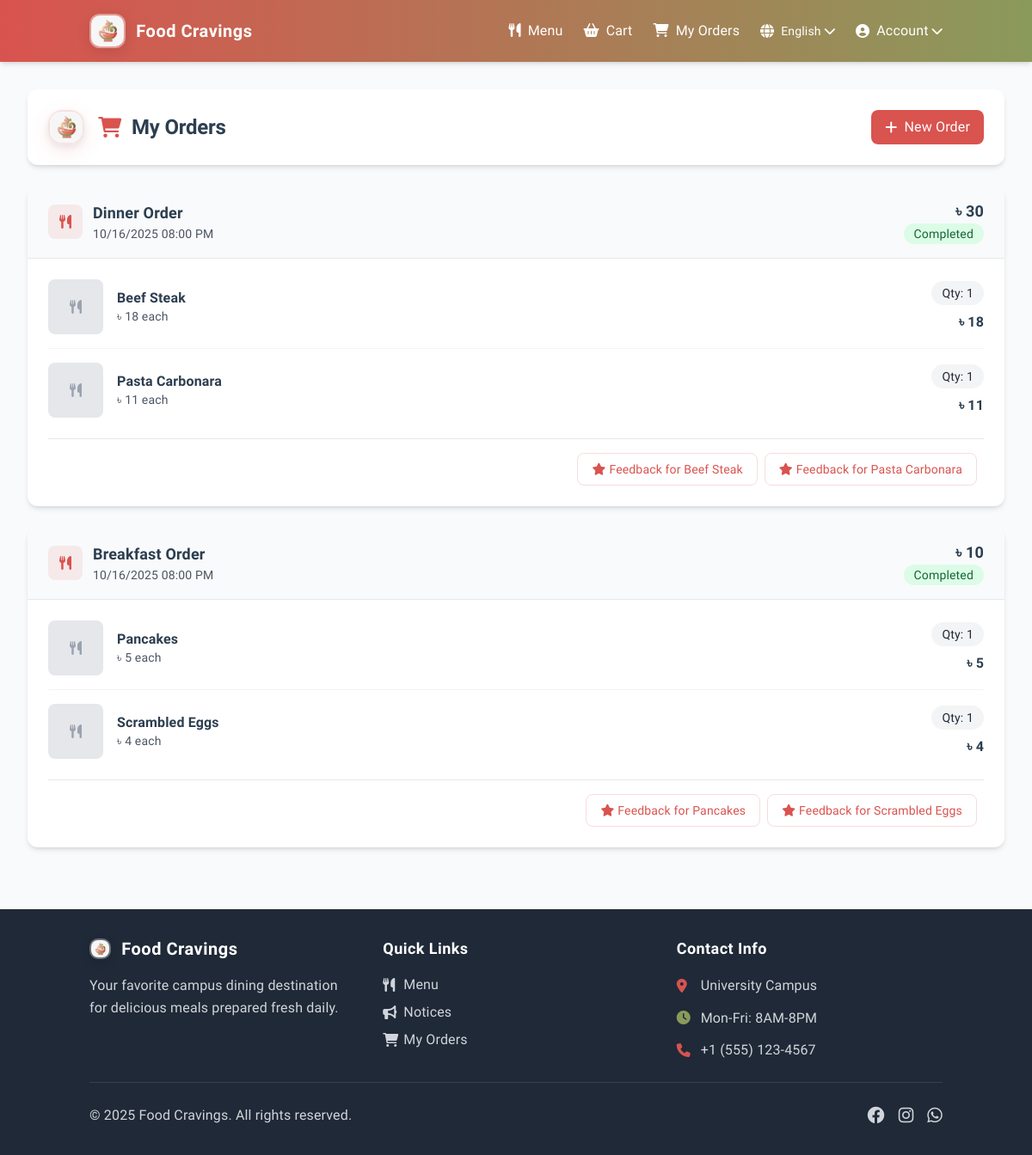
Screenshot of /orders (signed in) with the database file from the repository.
### app.py (models this page shows)
class Order(db.Model):
    id = db.Column(db.Integer, primary_key=True)
    user_id = db.Column(db.Integer, db.ForeignKey('user.id'), nullable=False)
    meal_shift = db.Column(db.String(20), nullable=False)  # breakfast, lunch, supper, dinner
    timestamp = db.Column(db.DateTime, default=datetime.utcnow)
    status = db.Column(db.String(20), default='pending')  # pending, completed, cancelled
    total_amount = db.Column(db.Float, nullable=False, default=0.0)
    order_items = db.relationship('OrderItem', backref='order', lazy=True, cascade='all, delete-orphan')

class OrderItem(db.Model):
    id = db.Column(db.Integer, primary_key=True)
    order_id = db.Column(db.Integer, db.ForeignKey('order.id'), nullable=False)
    item_id = db.Column(db.Integer, db.ForeignKey('menu_item.id'), nullable=False)
    quantity = db.Column(db.Integer, nullable=False)
    unit_price = db.Column(db.Float, nullable=False)  # Price at time of order
    item = db.relationship('MenuItem', backref='order_items', lazy=True)

class MenuItem(db.Model):
    id = db.Column(db.Integer, primary_key=True)
    name = db.Column(db.String(100), nullable=False)
    description = db.Column(db.Text)
    price = db.Column(db.Float, nullable=False)
    image_path = db.Column(db.String(200))
    shift = db.Column(db.String(20), nullable=False)  # breakfast, lunch, supper, dinner
    available = db.Column(db.Boolean, default=True)
    feedbacks = db.relationship('Feedback', backref='menu_item', lazy=True)

### app.py (the view)
@app.route('/orders')
@login_required
def view_orders():
    orders = Order.query.options(db.joinedload('order_items')).filter_by(user_id=session['user_id']).order_by(Order.timestamp.desc()).all()
    return render_template('orders.html', orders=orders)

### app.py (called while the page is built)
@babel.localeselector
def get_locale():
    if 'language' in session:
        return session['language']
    if request.args.get('lang'):
        session['language'] = request.args.get('lang')
        return session['language']
    return request.accept_languages.best_match(app.config['LANGUAGES'].keys()) or app.config['BABEL_DEFAULT_LOCALE']

@app.context_processor
def inject_conf_vars():
    return {
        'LANGUAGES': app.config['LANGUAGES'],
        'CURRENT_LANGUAGE': session.get('language', get_locale()),
        '_': gettext
    }

@app.context_processor
def inject_cart_count():
    if 'user_id' in session:
        cart_count = Cart.query.filter_by(user_id=session['user_id']).count()
        return {'cart_count': cart_count}
    return {'cart_count': 0}

def login_required(f):
    @wraps(f)
    def decorated_function(*args, **kwargs):
        if 'user_id' not in session:
            flash('Please login first.')
            return redirect(url_for('login'))
        return f(*args, **kwargs)
    return decorated_function

### templates/orders.html (shortened to what this page needs)
{% extends "base.html" %}
{% block content %}
<div class="space-y-6">
    <div class="bg-white rounded-xl shadow-md p-6">
        <div class="flex flex-col sm:flex-row sm:items-center sm:justify-between space-y-4 sm:space-y-0">
            <div class="flex items-center space-x-4">
                <img src="{{ url_for('static', filename='uploads/logo.png') }}"
                     alt="Food Cravings Logo"
                     class="h-10 w-auto object-contain logo-header">
                <h2 class="text-2xl font-bold text-dark flex items-center">
                    <i class="fas fa-shopping-cart text-[#D9534F] mr-3"></i>
                    My Orders
                </h2>
            </div>
            <a href="/menu" class="bg-[#D9534F] text-white px-4 py-2 rounded-lg hover:bg-[#C9463C] transition-colors flex items-center">
                <i class="fas fa-plus mr-2"></i>
                New Order
            </a>
        </div>
    </div>
    {% if orders %}
        <div class="space-y-6">
            {% for order in orders %}
            <div class="bg-white rounded-xl shadow-md overflow-hidden">
                <div class="bg-gray-50 px-6 py-4 border-b">
                    <div class="flex items-center justify-between">
                        <div class="flex items-center">
                            <div class="w-10 h-10 bg-primary/10 rounded-lg flex items-center justify-center mr-3">
                                <i class="fas fa-utensils text-primary"></i>
                            </div>
                            <div>
                                <h3 class="font-semibold text-dark text-lg">{{ order.meal_shift.title() }} Order</h3>
                                <p class="text-sm text-gray-600">{{ order.timestamp.strftime('%m/%d/%Y %I:%M %p') }}</p>
                            </div>
                        </div>
                        <div class="text-right">
                            <div class="font-bold text-lg text-dark">৳&nbsp;{{ order.total_amount|int }}</div>
                            <span class="px-3 py-1 rounded-full text-sm font-medium
                                       {% if order.status == 'pending' %}
                                           bg-yellow-100 text-yellow-800
                                       {% elif order.status == 'completed' %}
                                           bg-green-100 text-green-800
                                       {% else %}
                                           bg-red-100 text-red-800
                                       {% endif %}">
                                {{ order.status.capitalize() }}
                            </span>
                        </div>
                    </div>
                </div>
                <div class="p-6">
                    <div class="space-y-4">
                        {% for order_item in order.order_items %}
                        <div class="flex items-center justify-between border-b border-gray-100 pb-4 last:border-b-0 last:pb-0">
                            <div class="flex items-center">
                                {% if order_item.item.image_path %}
                                    <img src="{{ url_for('static', filename=order_item.item.image_path) }}"
                                         alt="{{ order_item.item.name }}"
                                         class="w-16 h-16 object-cover rounded-lg mr-4 shadow-sm">
                                {% else %}
                                    <div class="w-16 h-16 bg-gray-200 rounded-lg mr-4 flex items-center justify-center">
                                        <i class="fas fa-utensils text-gray-400"></i>
                                    </div>
                                {% endif %}
                                <div>
                                    <h4 class="font-semibold text-dark">{{ order_item.item.name }}</h4>
                                    <p class="text-sm text-gray-600">৳&nbsp;{{ order_item.unit_price|int }} each</p>
                                </div>
                            </div>
                            <div class="text-right">
                                <div class="bg-gray-100 text-gray-800 px-3 py-1 rounded-full text-sm font-medium mb-2">
                                    Qty: {{ order_item.quantity }}
                                </div>
                                <div class="font-semibold text-dark">
                                    ৳&nbsp;{{ (order_item.unit_price * order_item.quantity)|int }}
                                </div>
                            </div>
                        </div>
                        {% endfor %}
                    </div>
                    <div class="flex justify-end mt-6 pt-4 border-t">
                        {% for order_item in order.order_items %}
                            {% if order.status == 'completed' %}
                                <button onclick="showFeedbackModal('{{ order.id }}', '{{ order_item.item.name }}', '{{ order_item.item.id }}')"
                                        class="text-primary hover:text-primary-dark text-sm font-medium px-4 py-2 border border-primary/20 rounded-lg hover:bg-primary/10 transition-colors mr-2">
                                    <i class="fas fa-star mr-1"></i>Feedback for {{ order_item.item.name }}
                                </button>
                            {% endif %}
                        {% endfor %}
                    </div>
                </div>
            </div>
            {% endfor %}
        </div>
    {% endif %}
</div>
{% endblock %}

### templates/base.html (style rules this page uses)
.logo-header { transition: all 0.3s ease; border-radius: 16px; padding: 0; background: linear-gradient(135deg, rgba(255, 255, 255, 0.98), rgba(248, 249, 250, 0.95)); backdrop-filter: blur(12px); border: 2px solid rgba(217, 83, 79, 0.15); box-shadow: 0 8px 25px rgba(217, 83, 79, 0.12), 0 3px 10px rgba(0, 0, 0, 0.08), 0 2px 6px rgba(255, 255, 255, 0.3) inset; }
.logo-navbar, .logo-hero, .logo-header, .logo-footer, .logo-admin, .logo-empty-state { position: relative; isolation: isolate; }
.logo-navbar::before, .logo-hero::before, .logo-header::before, .logo-footer::before, .logo-admin::before, .logo-empty-state::before { content: ''; position: absolute; inset: -2px; border-radius: inherit; padding: 2px; background: linear-gradient(45deg, rgba(217, 83, 79, 0.1), rgba(138, 154, 91, 0.1), rgba(217, 83, 79, 0.1)); mask: linear-gradient(#fff 0 0) content-box, linear-gradient(#fff 0 0); mask-composite: exclude; z-index: -1; transition: all 0.3s ease; }
body { font-size: 16px; line-height: 1.6; letter-spacing: 0.01em; }
h2 { font-size: 2rem; line-height: 1.3; font-weight: 600; letter-spacing: -0.01em; }
h3 { font-size: 1.5rem; line-height: 1.4; font-weight: 600; }
h4 { font-size: 1.25rem; line-height: 1.4; font-weight: 500; }
p { font-size: 1rem; line-height: 1.6; font-weight: 400; }
.text-sm { font-size: 0.95rem; line-height: 1.5; }
button, .btn { font-size: 1rem; font-weight: 500; letter-spacing: 0.02em; }
.space-y-6 > * + * { margin-top: 1.75rem; }
.space-y-4 > * + * { margin-top: 1.25rem; }

### rows the page displays
Order: meal_shift "Dinner", timestamp "10/16/2025 08:00 PM", total_amount "30", status "Completed"
OrderItem: item.name "Beef Steak", unit_price "18", quantity "1", (order_item.unit_price*order_item.quantity)|int "18"
OrderItem: item.name "Pasta Carbonara", unit_price "11", quantity "1", (order_item.unit_price*order_item.quantity)|int "11"
Order: meal_shift "Breakfast", timestamp "10/16/2025 08:00 PM", total_amount "10", status "Completed"
OrderItem: item.name "Pancakes", unit_price "5", quantity "1", (order_item.unit_price*order_item.quantity)|int "5"
OrderItem: item.name "Scrambled Eggs", unit_price "4", quantity "1", (order_item.unit_price*order_item.quantity)|int "4"

### other values shown
{{ LANGUAGES[CURRENT_LANGUAGE] }} "English"
